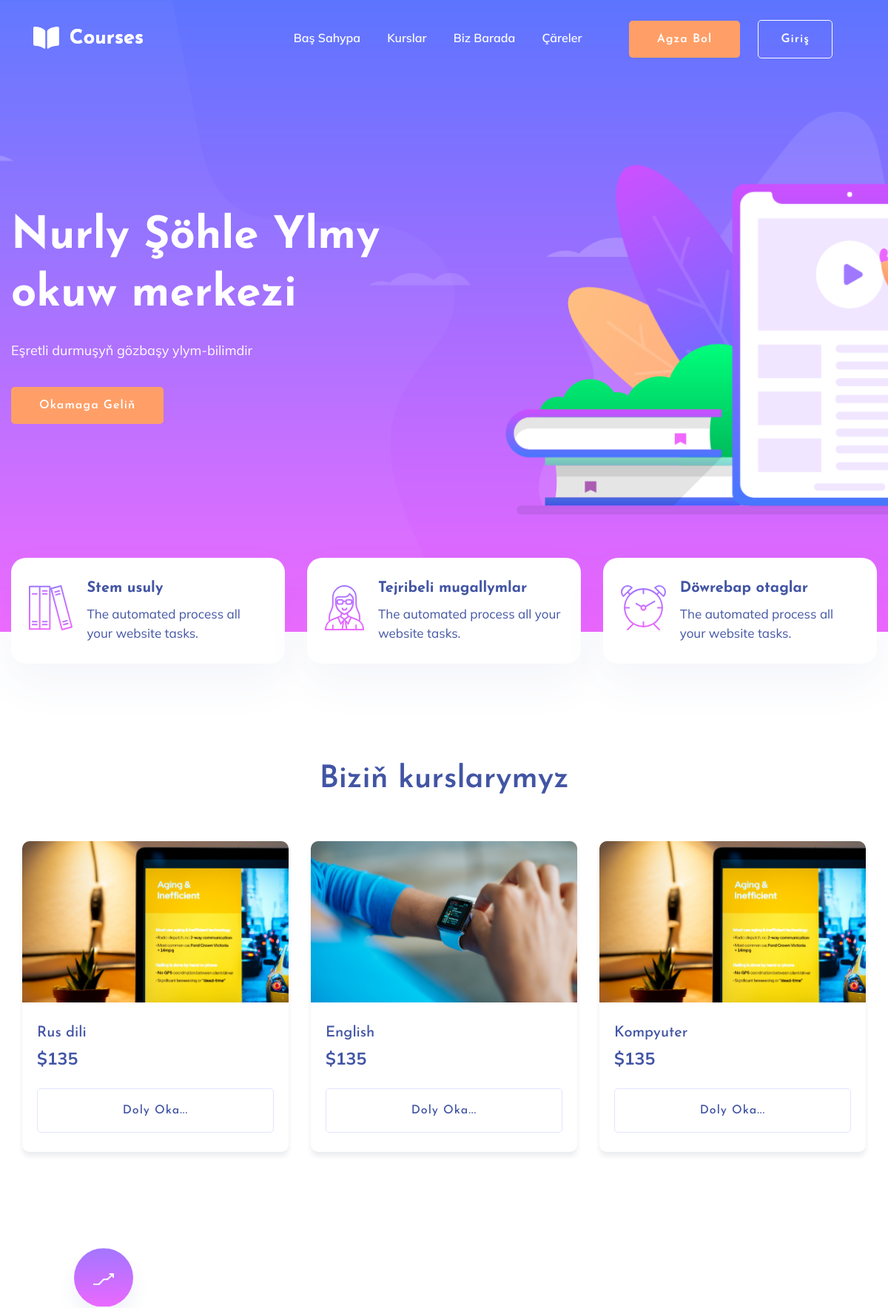
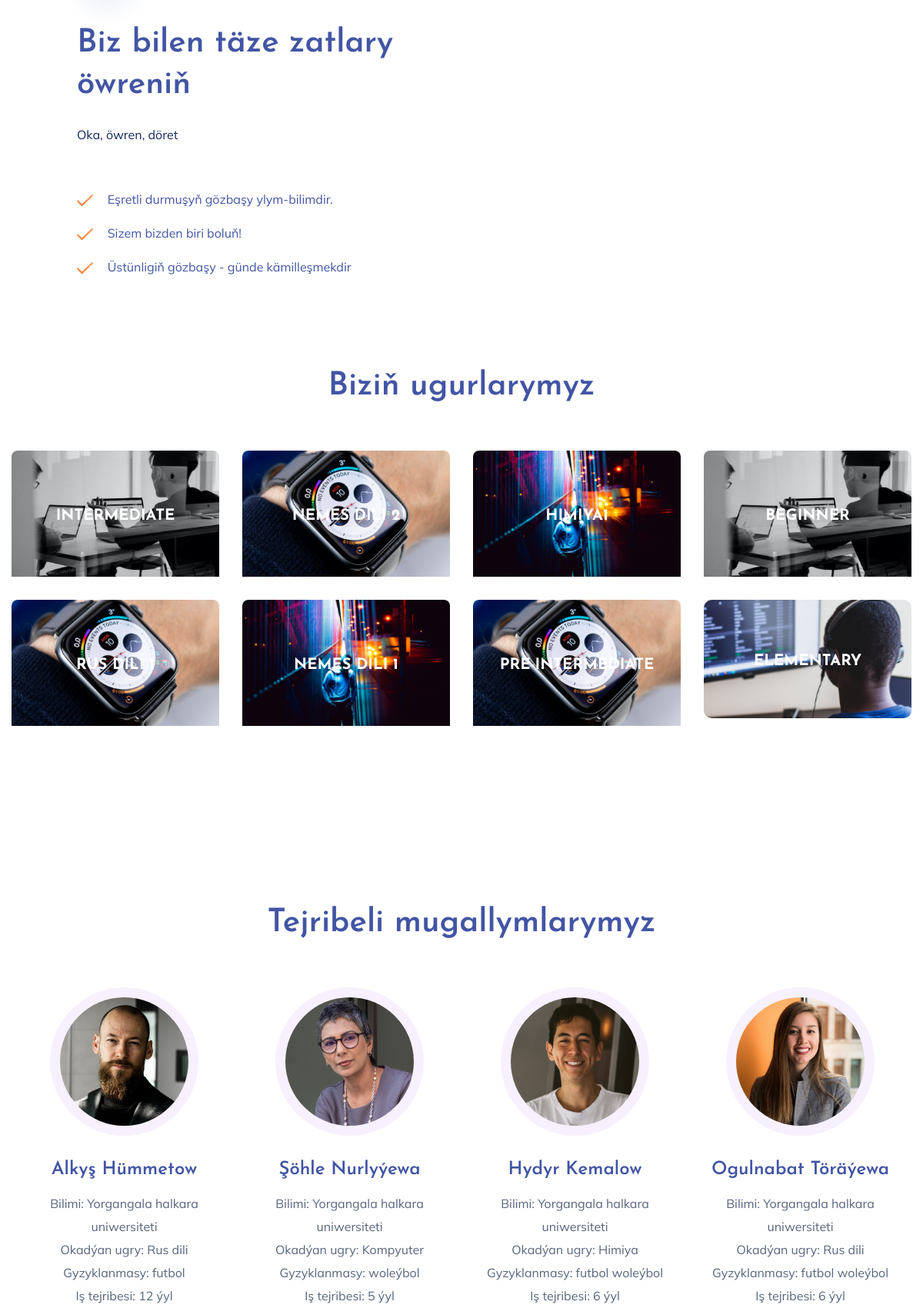
The page / (upper part) on the database its author committed (2 pictures, top to bottom).
### core/models.py (models this page shows, shortened)
class Lessons(models.Model):
    coursedep = models.ManyToManyField(CourseDep)
    title = models.CharField(max_length=255)
    img = models.ImageField(upload_to='photos/%Y/%m/%d', blank=True)
    slug = models.SlugField(verbose_name='url',)
    def get_absolute_url(self):
        return reverse('view_lesson', kwargs={'slug': self.slug})
    def __str__(self):
        return f'{self.title}'

class CourseDep(models.Model):
    name = models.CharField(max_length=255)
    img = models.ImageField(upload_to='photos/%Y/%m/%d', blank=True)
    content = models.TextField(blank=True)
    slug = models.SlugField(verbose_name='url', )
    def get_absolute_url(self):
        return reverse('view_course', kwargs={'slug': self.slug})

class Teachers(models.Model):
    name = models.CharField(max_length=255)
    lessons = models.ForeignKey(Lessons, on_delete=models.PROTECT)
    experience = models.SmallIntegerField(default=0)
    education = models.CharField(max_length=255)
    hobbies = models.ManyToManyField('Hobbies')
    img = models.ImageField(upload_to='photos/%Y/%m/%d', blank=True)

class Hobbies(models.Model):
    hobby = models.CharField(max_length=255)

### core/views.py (the view)
# urls.py: 2. Add a URL to urlpatterns:  path('', views.home, name='home')
def home(request):
    lessons = Lessons.objects.all()
    random_deps = CourseDep.objects.order_by('?')[0:8]
    teachers = Teachers.objects.all()
    return render(request, 'core/index.html', {'lessons': lessons, 'random_deps': random_deps, 'teachers': teachers})

### core/templates/core/index.html (shortened to what this page needs)
{% extends 'base.html' %}
{% load static %}
{% block content %}
 <main>
        <section class="slider-area ">
            <div class="slider-active">
                <div class="single-slider slider-height d-flex align-items-center">
                    <div class="container">
                        <div class="row">
                            <div class="col-xl-6 col-lg-7 col-md-12">
                                <div class="hero__caption">
                                    <h1 data-animation="fadeInLeft" data-delay="0.2s">Nurly Şöhle Ylmy<br> okuw merkezi</h1>
                                    <p data-animation="fadeInLeft" data-delay="0.4s">Eşretli durmuşyň gözbaşy ylym-bilimdir</p>
                                    <a href="{% url 'course' %}" class="btn hero-btn" data-animation="fadeInLeft" data-delay="0.7s">Okamaga geliň</a>
                                </div>
                            </div>
                        </div>
                    </div>
                </div>
            </div>
        </section>
        <div class="services-area">
            <div class="container">
                <div class="row justify-content-sm-center">
                    <div class="col-lg-4 col-md-6 col-sm-8">
                        <div class="single-services mb-30">
                            <div class="features-icon">
                                <img src="{% static 'assets/img/icon/icon1.svg' %}" alt="">
                            </div>
                            <div class="features-caption">
                                <h3>Stem usuly</h3>
                                <p>The automated process all your website tasks.</p>
                            </div>
                        </div>
                    </div>
                    <div class="col-lg-4 col-md-6 col-sm-8">
                        <div class="single-services mb-30">
                            <div class="features-icon">
                                <img src="{% static 'assets/img/icon/icon2.svg' %}" alt="">
                            </div>
                            <div class="features-caption">
                                <h3>Tejribeli mugallymlar</h3>
                                <p>The automated process all your website tasks.</p>
                            </div>
                        </div>
                    </div>
                    <div class="col-lg-4 col-md-6 col-sm-8">
                        <div class="single-services mb-30">
                            <div class="features-icon">
                                <img src="{% static 'assets/img/icon/icon3.svg' %}" alt="">
                            </div>
                            <div class="features-caption">
                                <h3>Döwrebap otaglar</h3>
                                <p>The automated process all your website tasks.</p>
                            </div>
                        </div>
                    </div>
                </div>
            </div>
        </div>
        <div class="courses-area section-padding40 fix">
            <div class="container">
                <div class="row justify-content-center">
                    <div class="col-xl-7 col-lg-8">
                        <div class="section-tittle text-center mb-55">
                            <h2>Biziň kurslarymyz</h2>
                        </div>
                    </div>
                </div>
                <div class="courses-actives">
                    {% for item in lessons %}
                    <div class="properties pb-20">
                        <div class="properties__card">
                            <div class="properties__img overlay1">
                                <a href="#"><img src="{{ item.img.url }}" alt=""></a>
                            </div>
                            <div class="properties__caption">
                                <h3><a href="#">{{ item.title }}</a></h3>
                                <div class="properties__footer d-flex justify-content-between align-items-center">
                                    <div class="price">
                                        <span>$135</span>
                                    </div>
                                </div>
                                <a href="{{ item.get_absolute_url }}" class="border-btn border-btn2">Doly oka...</a>
                            </div>
                        </div>
                    </div>
                    {% endfor %}
                </div>
            </div>
        </div>
        <section class="about-area1 fix pt-10">
            <div class="support-wrapper align-items-center">
                <div class="left-content1">
                    <div class="about-icon">
                        <img src="{% static 'assets/img/icon/about.svg' %}" alt="">
                    </div>
                    <div class="section-tittle section-tittle2 mb-55">
                        <div class="front-text">
                            <h2 class="">Biz bilen täze zatlary öwreniň</h2>
                            <p>Oka, öwren, döret</p>
                        </div>
                    </div>
                    <div class="single-features">
                        <div class="features-icon">
                            <img src="{% static 'assets/img/icon/right-icon.svg' %}" alt="">
                        </div>
                        <div class="features-caption">
                            <p>Eşretli durmuşyň gözbaşy ylym-bilimdir.</p>
                        </div>
                    </div>
                    <div class="single-features">
                        <div class="features-icon">
                            <img src="{% static 'assets/img/icon/right-icon.svg' %}" alt="">
                        </div>
                        <div class="features-caption">
                            <p>Sizem bizden biri boluň!</p>
                        </div>
                    </div>
                    <div class="single-features">
                        <div class="features-icon">
                            <img src="{% static 'assets/img/icon/right-icon.svg' %}" alt="">
                        </div>
                        <div class="features-caption">
                            <p>Üstünligiň gözbaşy - günde kämilleşmekdir</p>
                        </div>
                    </div>
                </div>
                <div class="right-content1">
                    <div class="right-img">
                    </div>
                </div>
            </div>
        </section>
        <div class="topic-area section-padding40">
            <div class="container">
                <div class="row justify-content-center">
                    <div class="col-xl-7 col-lg-8">
                        <div class="section-tittle text-center mb-55">
                            <h2>Biziň ugurlarymyz</h2>
                        </div>
                    </div>
                </div>
                <div class="row">
                    {% for item in random_deps %}
                    <div class="col-lg-3 col-md-4 col-sm-6">
                        <div class="single-topic text-center mb-30">
                            <div class="topic-img">
                                <img src="{{ item.img.url }}" alt="">
                                <div class="topic-content-box">
                                    <div class="topic-content">
                                        <h3><a href="{{ item.get_absolute_url }}">{{ item.name }}</a></h3>
                                    </div>
                                </div>
                            </div>
                        </div>
                    </div>
                    {% endfor %}
                </div>
            </div>
        </div>
        <section class="team-area section-padding40 fix">
            <div class="container">
                <div class="row justify-content-center">
                    <div class="col-xl-7 col-lg-8">
                        <div class="section-tittle text-center mb-55">
                            <h2>Tejribeli mugallymlarymyz</h2>
                        </div>
                    </div>
                </div>
                <div class="team-active">
                    {% for item in teachers %}
                    <div class="single-cat text-center">
                        <div class="cat-icon">
                            <img src="{{ item.img.url }}" alt="">
                        </div>
                        <div class="cat-cap">
                            <h5><a href="#">{{ item.name }}</a></h5>
                            <p>Bilimi: {{ item.education }}</p>
                            <p>Okadýan ugry: {{ item.lessons }}</p>
                            <p>Gyzyklanmasy: {% for i in item.hobbies.all %}{{ i.hobby }} {% endfor %}</p>
                            <p>Iş tejribesi: {{ item.experience }} ýyl</p>
                        </div>
                    </div>
                    {% endfor %}
                </div>
            </div>
        </section>
    </main>
{% endblock %}

### rows shown on the page
Lessons: img (picture), title "Rus dili"
Lessons: img (picture), title "English"
Lessons: img (picture), title "Kompyuter"
CourseDep: img (picture), name "INTERMEDIATE"
CourseDep: img (picture), name "NEMES DILI 2"
CourseDep: img (picture), name "HIMIYA1"
CourseDep: img (picture), name "BEGINNER"
CourseDep: img (picture), name "RUS DILI 1"
CourseDep: img (picture), name "NEMES DILI 1"
CourseDep: img (picture), name "PRE-INTERMEDIATE"
CourseDep: img (picture), name "ELEMENTARY"
Teachers: img (picture), name "Alkyş Hümmetow", education "Yorgangala halkara uniwersiteti", lessons "Rus dili", experience "12"
Hobbies: hobby "futbol"
Teachers: img (picture), name "Şöhle Nurlyýewa", education "Yorgangala halkara uniwersiteti", lessons "Kompyuter", experience "5"
Hobbies: hobby "woleýbol"
Teachers: img (picture), name "Hydyr Kemalow", education "Yorgangala halkara uniwersiteti", lessons "Himiya", experience "6"
Teachers: img (picture), name "Ogulnabat Töräýewa", education "Yorgangala halkara uniwersiteti", lessons "Rus dili", experience "6"
